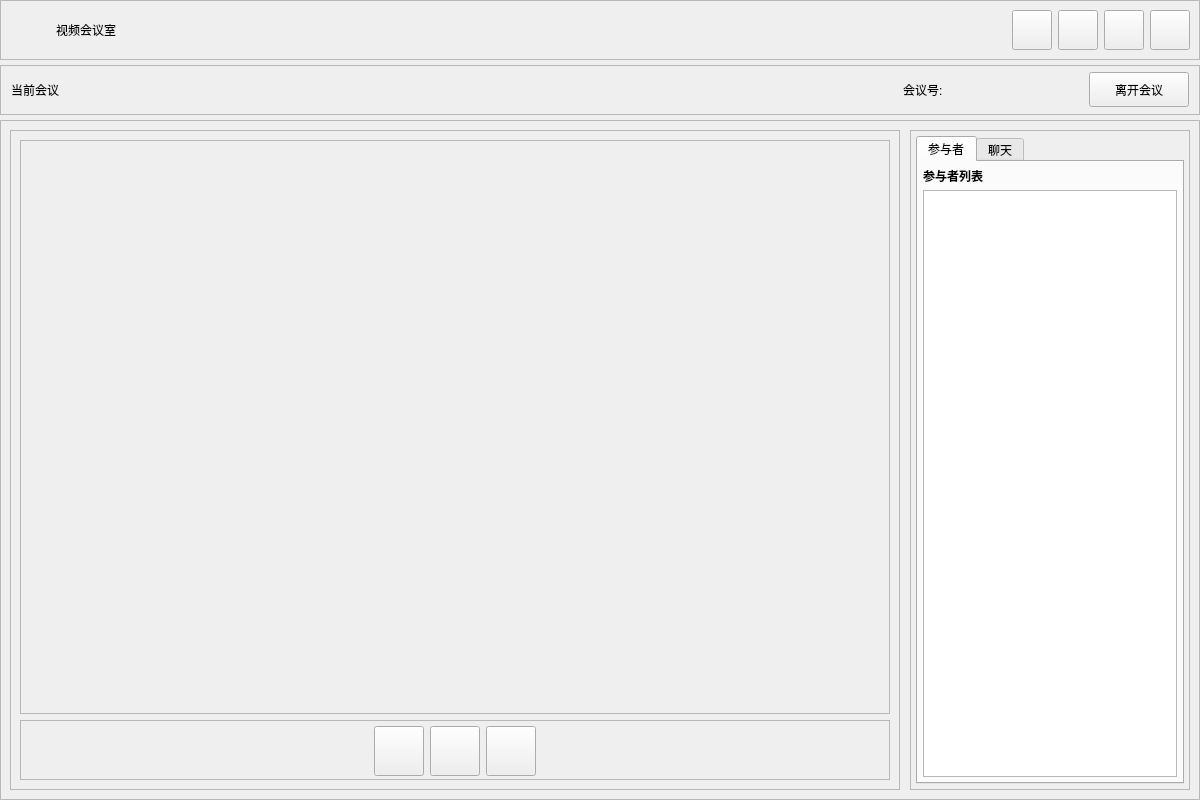
<?xml version="1.0" encoding="UTF-8"?>
<ui version="4.0">
 <class>MeetingRoom</class>
 <widget class="QWidget" name="MeetingRoom">
  <property name="geometry">
   <rect>
    <x>0</x>
    <y>0</y>
    <width>1200</width>
    <height>800</height>
   </rect>
  </property>
  <property name="windowTitle">
   <string>会议室</string>
  </property>
  <property name="styleSheet">
   <string notr="true"/>
  </property>
  <layout class="QVBoxLayout" name="mainLayout">
   <property name="spacing">
    <number>5</number>
   </property>
   <property name="leftMargin">
    <number>0</number>
   </property>
   <property name="topMargin">
    <number>0</number>
   </property>
   <property name="rightMargin">
    <number>0</number>
   </property>
   <property name="bottomMargin">
    <number>0</number>
   </property>
   <item>
    <widget class="QFrame" name="titleBarFrame">
     <property name="minimumSize">
      <size>
       <width>0</width>
       <height>60</height>
      </size>
     </property>
     <property name="maximumSize">
      <size>
       <width>16777215</width>
       <height>60</height>
      </size>
     </property>
     <property name="frameShape">
      <enum>QFrame::StyledPanel</enum>
     </property>
     <property name="frameShadow">
      <enum>QFrame::Raised</enum>
     </property>
     <layout class="QHBoxLayout" name="titleBarLayout">
      <property name="leftMargin">
       <number>9</number>
      </property>
      <property name="topMargin">
       <number>4</number>
      </property>
      <property name="rightMargin">
       <number>9</number>
      </property>
      <property name="bottomMargin">
       <number>4</number>
      </property>
      <item alignment="Qt::AlignVCenter">
       <widget class="QLabel" name="appLogoLabel">
        <property name="minimumSize">
         <size>
          <width>40</width>
          <height>40</height>
         </size>
        </property>
        <property name="maximumSize">
         <size>
          <width>40</width>
          <height>40</height>
         </size>
        </property>
        <property name="text">
         <string/>
        </property>
       </widget>
      </item>
      <item alignment="Qt::AlignVCenter">
       <widget class="QLabel" name="appTitleLabel">
        <property name="text">
         <string>视频会议室</string>
        </property>
       </widget>
      </item>
      <item>
       <spacer name="titleBarSpacer">
        <property name="orientation">
         <enum>Qt::Horizontal</enum>
        </property>
        <property name="sizeHint" stdset="0">
         <size>
          <width>40</width>
          <height>20</height>
         </size>
        </property>
       </spacer>
      </item>
      <item alignment="Qt::AlignVCenter">
       <widget class="QPushButton" name="settingsButton">
        <property name="minimumSize">
         <size>
          <width>40</width>
          <height>40</height>
         </size>
        </property>
        <property name="maximumSize">
         <size>
          <width>40</width>
          <height>40</height>
         </size>
        </property>
        <property name="toolTip">
         <string>系统设置</string>
        </property>
        <property name="text">
         <string/>
        </property>
       </widget>
      </item>
      <item alignment="Qt::AlignVCenter">
       <widget class="QPushButton" name="minButton">
        <property name="minimumSize">
         <size>
          <width>40</width>
          <height>40</height>
         </size>
        </property>
        <property name="maximumSize">
         <size>
          <width>40</width>
          <height>40</height>
         </size>
        </property>
        <property name="toolTip">
         <string>最小化</string>
        </property>
        <property name="text">
         <string/>
        </property>
       </widget>
      </item>
      <item alignment="Qt::AlignVCenter">
       <widget class="QPushButton" name="maxButton">
        <property name="minimumSize">
         <size>
          <width>40</width>
          <height>40</height>
         </size>
        </property>
        <property name="maximumSize">
         <size>
          <width>40</width>
          <height>40</height>
         </size>
        </property>
        <property name="toolTip">
         <string>最大化</string>
        </property>
        <property name="text">
         <string/>
        </property>
       </widget>
      </item>
      <item alignment="Qt::AlignVCenter">
       <widget class="QPushButton" name="closeButton">
        <property name="minimumSize">
         <size>
          <width>40</width>
          <height>40</height>
         </size>
        </property>
        <property name="maximumSize">
         <size>
          <width>40</width>
          <height>40</height>
         </size>
        </property>
        <property name="toolTip">
         <string>关闭</string>
        </property>
        <property name="text">
         <string/>
        </property>
       </widget>
      </item>
     </layout>
    </widget>
   </item>
   <item>
    <widget class="QFrame" name="meetingInfoFrame">
     <property name="minimumSize">
      <size>
       <width>0</width>
       <height>50</height>
      </size>
     </property>
     <property name="maximumSize">
      <size>
       <width>16777215</width>
       <height>50</height>
      </size>
     </property>
     <property name="frameShape">
      <enum>QFrame::StyledPanel</enum>
     </property>
     <property name="frameShadow">
      <enum>QFrame::Raised</enum>
     </property>
     <layout class="QHBoxLayout" name="meetingInfoLayout">
      <property name="leftMargin">
       <number>10</number>
      </property>
      <property name="topMargin">
       <number>5</number>
      </property>
      <property name="rightMargin">
       <number>10</number>
      </property>
      <property name="bottomMargin">
       <number>5</number>
      </property>
      <item alignment="Qt::AlignVCenter">
       <widget class="QLabel" name="meetingTitleLabel">
        <property name="text">
         <string>当前会议</string>
        </property>
        <property name="alignment">
         <set>Qt::AlignCenter</set>
        </property>
       </widget>
      </item>
      <item>
       <spacer name="meetingInfoSpacer">
        <property name="orientation">
         <enum>Qt::Horizontal</enum>
        </property>
        <property name="sizeHint" stdset="0">
         <size>
          <width>40</width>
          <height>20</height>
         </size>
        </property>
       </spacer>
      </item>
      <item alignment="Qt::AlignVCenter">
       <widget class="QLabel" name="meetingIdLabel">
        <property name="minimumSize">
         <size>
          <width>180</width>
          <height>0</height>
         </size>
        </property>
        <property name="text">
         <string>会议号: </string>
        </property>
       </widget>
      </item>
      <item alignment="Qt::AlignVCenter">
       <widget class="QPushButton" name="leaveButton">
        <property name="minimumSize">
         <size>
          <width>100</width>
          <height>35</height>
         </size>
        </property>
        <property name="text">
         <string>离开会议</string>
        </property>
       </widget>
      </item>
     </layout>
    </widget>
   </item>
   <item>
    <widget class="QFrame" name="contentFrame">
     <property name="frameShape">
      <enum>QFrame::StyledPanel</enum>
     </property>
     <property name="frameShadow">
      <enum>QFrame::Raised</enum>
     </property>
     <layout class="QHBoxLayout" name="contentLayout">
      <property name="spacing">
       <number>10</number>
      </property>
      <item>
       <widget class="QFrame" name="videoFrame">
        <property name="sizePolicy">
         <sizepolicy hsizetype="Expanding" vsizetype="Expanding">
          <horstretch>4</horstretch>
          <verstretch>0</verstretch>
         </sizepolicy>
        </property>
        <property name="frameShape">
         <enum>QFrame::StyledPanel</enum>
        </property>
        <property name="frameShadow">
         <enum>QFrame::Raised</enum>
        </property>
        <layout class="QVBoxLayout" name="videoLayout">
         <item>
          <widget class="QFrame" name="mainVideoContainer">
           <property name="sizePolicy">
            <sizepolicy hsizetype="Preferred" vsizetype="Expanding">
             <horstretch>0</horstretch>
             <verstretch>0</verstretch>
            </sizepolicy>
           </property>
           <property name="frameShape">
            <enum>QFrame::StyledPanel</enum>
           </property>
           <property name="frameShadow">
            <enum>QFrame::Raised</enum>
           </property>
          </widget>
         </item>
         <item>
          <widget class="QFrame" name="controlsFrame">
           <property name="minimumSize">
            <size>
             <width>0</width>
             <height>60</height>
            </size>
           </property>
           <property name="maximumSize">
            <size>
             <width>16777215</width>
             <height>60</height>
            </size>
           </property>
           <property name="frameShape">
            <enum>QFrame::StyledPanel</enum>
           </property>
           <property name="frameShadow">
            <enum>QFrame::Raised</enum>
           </property>
           <layout class="QHBoxLayout" name="controlsLayout">
            <property name="leftMargin">
             <number>10</number>
            </property>
            <property name="topMargin">
             <number>5</number>
            </property>
            <property name="rightMargin">
             <number>10</number>
            </property>
            <property name="bottomMargin">
             <number>5</number>
            </property>
            <item>
             <spacer name="controlsLeftSpacer">
              <property name="orientation">
               <enum>Qt::Horizontal</enum>
              </property>
              <property name="sizeHint" stdset="0">
               <size>
                <width>40</width>
                <height>20</height>
               </size>
              </property>
             </spacer>
            </item>
            <item alignment="Qt::AlignVCenter">
             <widget class="QPushButton" name="audioToggleButton">
              <property name="minimumSize">
               <size>
                <width>50</width>
                <height>50</height>
               </size>
              </property>
              <property name="maximumSize">
               <size>
                <width>50</width>
                <height>50</height>
               </size>
              </property>
              <property name="toolTip">
               <string>麦克风开关</string>
              </property>
              <property name="text">
               <string/>
              </property>
              <property name="checkable">
               <bool>true</bool>
              </property>
             </widget>
            </item>
            <item alignment="Qt::AlignVCenter">
             <widget class="QPushButton" name="videoToggleButton">
              <property name="minimumSize">
               <size>
                <width>50</width>
                <height>50</height>
               </size>
              </property>
              <property name="maximumSize">
               <size>
                <width>50</width>
                <height>50</height>
               </size>
              </property>
              <property name="toolTip">
               <string>摄像头开关</string>
              </property>
              <property name="text">
               <string/>
              </property>
              <property name="checkable">
               <bool>true</bool>
              </property>
             </widget>
            </item>
            <item alignment="Qt::AlignVCenter">
             <widget class="QPushButton" name="screenShareButton">
              <property name="minimumSize">
               <size>
                <width>50</width>
                <height>50</height>
               </size>
              </property>
              <property name="maximumSize">
               <size>
                <width>50</width>
                <height>50</height>
               </size>
              </property>
              <property name="toolTip">
               <string>屏幕共享</string>
              </property>
              <property name="text">
               <string/>
              </property>
              <property name="checkable">
               <bool>true</bool>
              </property>
             </widget>
            </item>
            <item>
             <spacer name="controlsRightSpacer">
              <property name="orientation">
               <enum>Qt::Horizontal</enum>
              </property>
              <property name="sizeHint" stdset="0">
               <size>
                <width>40</width>
                <height>20</height>
               </size>
              </property>
             </spacer>
            </item>
           </layout>
          </widget>
         </item>
        </layout>
       </widget>
      </item>
      <item>
       <widget class="QFrame" name="sidebarFrame">
        <property name="sizePolicy">
         <sizepolicy hsizetype="Preferred" vsizetype="Expanding">
          <horstretch>1</horstretch>
          <verstretch>0</verstretch>
         </sizepolicy>
        </property>
        <property name="minimumSize">
         <size>
          <width>280</width>
          <height>0</height>
         </size>
        </property>
        <property name="maximumSize">
         <size>
          <width>320</width>
          <height>16777215</height>
         </size>
        </property>
        <property name="frameShape">
         <enum>QFrame::StyledPanel</enum>
        </property>
        <property name="frameShadow">
         <enum>QFrame::Raised</enum>
        </property>
        <layout class="QVBoxLayout" name="sidebarLayout">
         <property name="spacing">
          <number>5</number>
         </property>
         <property name="leftMargin">
          <number>5</number>
         </property>
         <property name="topMargin">
          <number>5</number>
         </property>
         <property name="rightMargin">
          <number>5</number>
         </property>
         <property name="bottomMargin">
          <number>5</number>
         </property>
         <item>
          <widget class="QTabWidget" name="sideTabWidget">
           <property name="tabPosition">
            <enum>QTabWidget::North</enum>
           </property>
           <property name="tabShape">
            <enum>QTabWidget::Rounded</enum>
           </property>
           <property name="currentIndex">
            <number>0</number>
           </property>
           <property name="elideMode">
            <enum>Qt::ElideNone</enum>
           </property>
           <property name="documentMode">
            <bool>false</bool>
           </property>
           <widget class="QWidget" name="participantsTab">
            <attribute name="title">
             <string>参与者</string>
            </attribute>
            <layout class="QVBoxLayout" name="participantsTabLayout">
             <property name="spacing">
              <number>5</number>
             </property>
             <property name="leftMargin">
              <number>5</number>
             </property>
             <property name="topMargin">
              <number>5</number>
             </property>
             <property name="rightMargin">
              <number>5</number>
             </property>
             <property name="bottomMargin">
              <number>5</number>
             </property>
             <item>
              <widget class="QLabel" name="participantsLabel">
               <property name="font">
                <font>
                 <bold>true</bold>
                </font>
               </property>
               <property name="text">
                <string>参与者列表</string>
               </property>
              </widget>
             </item>
             <item>
              <widget class="QListWidget" name="participantsList">
               <property name="minimumSize">
                <size>
                 <width>0</width>
                 <height>400</height>
                </size>
               </property>
               <property name="verticalScrollBarPolicy">
                <enum>Qt::ScrollBarAsNeeded</enum>
               </property>
              </widget>
             </item>
            </layout>
           </widget>
           <widget class="QWidget" name="chatTab">
            <attribute name="title">
             <string>聊天</string>
            </attribute>
            <layout class="QVBoxLayout" name="chatTabLayout">
             <property name="spacing">
              <number>5</number>
             </property>
             <property name="leftMargin">
              <number>5</number>
             </property>
             <property name="topMargin">
              <number>5</number>
             </property>
             <property name="rightMargin">
              <number>5</number>
             </property>
             <property name="bottomMargin">
              <number>5</number>
             </property>
             <item>
              <widget class="QLabel" name="chatLabel">
               <property name="font">
                <font>
                 <bold>true</bold>
                </font>
               </property>
               <property name="text">
                <string>聊天消息</string>
               </property>
              </widget>
             </item>
             <item>
              <widget class="QTextBrowser" name="chatDisplay">
               <property name="minimumSize">
                <size>
                 <width>0</width>
                 <height>350</height>
                </size>
               </property>
               <property name="verticalScrollBarPolicy">
                <enum>Qt::ScrollBarAsNeeded</enum>
               </property>
              </widget>
             </item>
             <item>
              <widget class="QFrame" name="chatInputFrame">
               <property name="frameShape">
                <enum>QFrame::StyledPanel</enum>
               </property>
               <property name="frameShadow">
                <enum>QFrame::Raised</enum>
               </property>
               <layout class="QHBoxLayout" name="chatInputLayout">
                <property name="spacing">
                 <number>6</number>
                </property>
                <property name="leftMargin">
                 <number>0</number>
                </property>
                <property name="topMargin">
                 <number>0</number>
                </property>
                <property name="rightMargin">
                 <number>0</number>
                </property>
                <property name="bottomMargin">
                 <number>0</number>
                </property>
                <item>
                 <widget class="QLineEdit" name="chatInput">
                  <property name="minimumSize">
                   <size>
                    <width>0</width>
                    <height>35</height>
                   </size>
                  </property>
                  <property name="placeholderText">
                   <string>输入消息...</string>
                  </property>
                 </widget>
                </item>
                <item>
                 <widget class="QPushButton" name="sendButton">
                  <property name="minimumSize">
                   <size>
                    <width>70</width>
                    <height>35</height>
                   </size>
                  </property>
                  <property name="text">
                   <string>发送</string>
                  </property>
                 </widget>
                </item>
               </layout>
              </widget>
             </item>
            </layout>
           </widget>
          </widget>
         </item>
        </layout>
       </widget>
      </item>
     </layout>
    </widget>
   </item>
  </layout>
 </widget>
 <resources/>
 <connections/>
</ui>
